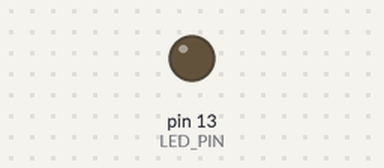
Bench run of a sketch on a simulated Arduino Mega 2560, built with avr-gcc and run on an emulated ATmega2560. Shown: output pins drawn as LEDs (lit = HIGH). No radio packets arrive unless stated; what the sketch prints to the serial monitor is not drawn.

Above: at 5.7 s.
Timing chart, 0 to 15.0 s (numbered marks = the images above):
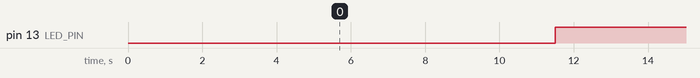

Measured:
- by itself, pin 13 (LED_PIN): alternates HIGH for 5.6 s and LOW for 5.9 s

The sketch:

mega_test_son_tx.ino
```cpp
#include <SPI.h>
#include <nRF24L01.h>
#include <RF24.h>

RF24 radio(9, 53);

const byte adresseSon[6] = "00002";
#define RADIO_CHANNEL 108
#define LED_PIN 13

struct SonPayload {
    uint16_t cmd;
    uint8_t team;
    uint8_t reserved;
};

void envoyerSonPayload(uint16_t cmd, uint8_t team) {
    SonPayload p = {cmd, team, 0};
    radio.stopListening();
    delayMicroseconds(200);
    radio.openWritingPipe(adresseSon);
    /* Nano en setAutoAck(false) : il ne renvoie pas d'ACK. Il faut write(..., true) = paquet NO_ACK
       (W_TX_PAYLOAD_NO_ACK). Sinon le PTX attend un ACK, MAX_RT -> write() = faux = "TX FAIL". */
    radio.setAutoAck(false);
    bool ok = radio.write(&p, sizeof(p), true);
    bool ok2 = true;
    if (cmd != 200) {
        delay(8);
        ok2 = radio.write(&p, sizeof(p), true);
    }
    radio.setAutoAck(true);
    /* Ne pas startListening() : cette Mega ne recoit pas le nano son. Evite un etat RX bizarre. */
    Serial.print((ok && ok2) ? F("TX OK  ") : F("TX FAIL "));
    Serial.print(F("cmd="));
    Serial.print(cmd);
    Serial.print(F(" team="));
    Serial.println(team);
}

void setup() {
    Serial.begin(9600);
    pinMode(LED_PIN, OUTPUT);

    if (!radio.begin()) {
        Serial.println(F("ERREUR: module nRF24L01+ non detecte."));
        while (true) {
            digitalWrite(LED_PIN, HIGH);
            delay(200);
            digitalWrite(LED_PIN, LOW);
            delay(200);
        }
    }

    radio.setChannel(RADIO_CHANNEL);
    radio.setAddressWidth(5);
    radio.setPALevel(RF24_PA_MAX);
    radio.setDataRate(RF24_250KBPS);
    radio.setCRCLength(RF24_CRC_16);
    radio.setPayloadSize(sizeof(SonPayload));
    radio.setRetries(5, 15);
    radio.setAutoAck(false);
    radio.openWritingPipe(adresseSon);
    radio.stopListening();

    Serial.println(F("=== Mega TEST envoi son (adresse 00002, canal 108) ==="));
    Serial.println(F("Cycle ~11,5 s : 200, pause ~2,8 s, 201, pause ~2,8 s, 202 (marge Nano)."));
}

unsigned long lastSend = 0;

void loop() {
    unsigned long now = millis();
    if (now - lastSend < 11500UL) {
        return;
    }
    lastSend = now;

    digitalWrite(LED_PIN, HIGH);

    Serial.println(F("--- 200 BUZZ equipe 1 ---"));
    envoyerSonPayload(200, 1);
    delay(2800);

    Serial.println(F("--- 201 VICTOIRE ---"));
    envoyerSonPayload(201, 0);
    delay(2800);

    Serial.println(F("--- 202 ECHEC ---"));
    envoyerSonPayload(202, 0);

    digitalWrite(LED_PIN, LOW);
}
```
